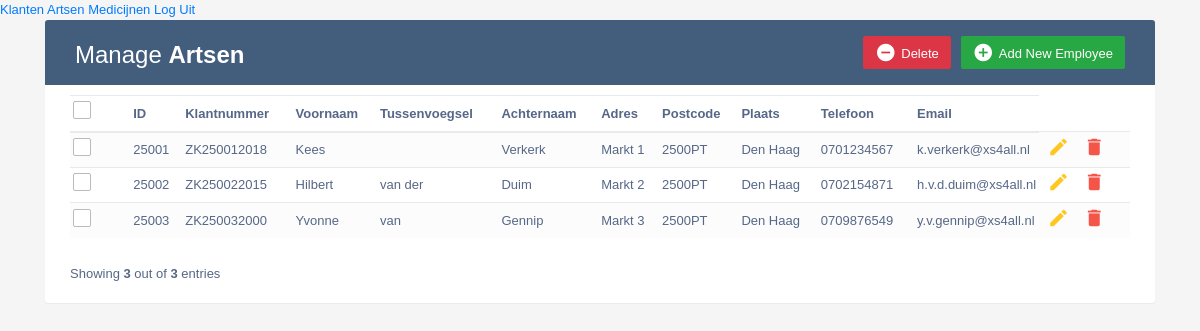
Screenshot of /artsen.php with the database file from the repository.
### tables this page shows
CREATE TABLE `klanten` (
  `id` int(11) NOT NULL,
  `klantnummer` varchar(11) NOT NULL,
  `voornaam` varchar(30) NOT NULL,
  `tussenvoegsel` varchar(30) DEFAULT NULL,
  `achternaam` varchar(30) NOT NULL,
  `straatnaam` varchar(30) NOT NULL,
  `huisnummer` varchar(10) NOT NULL,
  `postcode` varchar(6) NOT NULL,
  `plaats` varchar(20) NOT NULL,
  `telefoon_nummer` varchar(10) NOT NULL,
  `email` varchar(30) NOT NULL
);

### artsen.php (the view, shortened to what this page needs)
<!DOCTYPE html>
<html lang="en">
<head>
    <link rel="stylesheet" href="assets/fonts/varela-round.css">
    <link rel="stylesheet" href="assets/icons/material-icons.css">
    <link rel="stylesheet" href="assets/fonts/font-awesome.min.css">
    <link rel="stylesheet" href="assets/bootstrap/css/bootstrap.min.css">
    <link rel="stylesheet" href="assets/css/crud.css">
</head>
<body>
<div class="vertical-menu">
    <a href="patients.php">Klanten</a>
    <a href="#" class="active">Artsen</a>
    <a href="medicijnen.php">Medicijnen</a>
    <a href="index.php">Log Uit</a>
</div>
<div class="container">
    <div class="table-wrapper">
        <div class="table-title">
            <div class="row">
                <div class="col-sm-6">
                    <h2>Manage <b>Artsen</b></h2>
                </div>
                <div class="col-sm-6">
                    <a href="#addEmployeeModal" class="btn btn-success" data-toggle="modal"><i class="material-icons">&#xE147;</i> <span>Add New Employee</span></a>
                    <a href="#deleteEmployeeModal" class="btn btn-danger" data-toggle="modal"><i class="material-icons">&#xE15C;</i> <span>Delete</span></a>
                </div>
            </div>
        </div>
        <table class="table table-striped table-hover">
            <thead>
            <tr>
                <th>
							<span class="custom-checkbox">
								<label for="selectAll"></label>
							</span>
                </th>
                <th>ID</th>
                <th>Klantnummer</th>
                <th>Voornaam</th>
                <th>Tussenvoegsel</th>
                <th>Achternaam</th>
                <th>Adres</th>
                <th>Postcode</th>
                <th>Plaats</th>
                <th>Telefoon</th>
                <th>Email</th>
            </tr>
            </thead>
            <tbody>
            <?php
            include("dbConnect.php");
            $query = $db->prepare("SELECT * FROM klanten");
            $query->execute();
            $result = $query->fetchAll (PDO::FETCH_ASSOC);
            foreach($result as &$data) {
                $checkbox = $data["id"];
                echo "<tr>";
                echo "<td>
                                    <span class=\"custom-checkbox\">
                                        <input type=\"checkbox\" id=\"$checkbox\" name=\"options[]\" value=\"1\">
                                        <label for=\"$checkbox\"></label>
                                    </span>
                                  </td>";
                echo "<td>" . $data["id"] . "</td>";
                echo "<td>" . $data["klantnummer"] . "</td>";
                echo "<td>" . $data["voornaam"] . "</td>";
                echo "<td>" . $data["tussenvoegsel"] . "</td>";
                echo "<td>" . $data["achternaam"] . "</td>";
                echo "<td>" . $data["straatnaam"] . " " . $data["huisnummer"]. "</td>";
                echo "<td>" . $data["postcode"] . "</td>";
                echo "<td>" . $data["plaats"] . "</td>";
                echo "<td>" . $data["telefoon_nummer"] . "</td>";
                echo "<td>" . $data["email"] . "</td>";
                echo "<td>
                                     <a href=\"#editEmployeeModal\" class=\"edit\" data-toggle=\"modal\"><i class=\"material-icons\" data-toggle=\"tooltip\" title=\"Edit\">&#xE254;</i></a>
                                     <a href=\"#deleteEmployeeModal\" class=\"delete\" data-toggle=\"modal\"><i class=\"material-icons\" data-toggle=\"tooltip\" title=\"Delete\">&#xE872;</i></a>
                                  </td>";
                echo "</tr>";
            }
            ?>
            </tbody>
        </table>
        <div class="clearfix">
            <div class="hint-text">Showing <b>3</b> out of <b>3</b> entries</div>
        </div>
    </div>
</div>
</body>
</html>

### assets/css/crud.css (style rules this page uses)
body { color: #566787; background: #f5f5f5; font-family: 'Varela Round', sans-serif; font-size: 13px; }
.table td, .table th { padding: 0.20rem; }
.table-wrapper { background: #fff; padding: 20px 25px; margin: 0 0; border-radius: 3px; box-shadow: 0 1px 1px rgba(0,0,0,.05); }
.table-title { padding-bottom: 15px; background: #435d7d; color: #fff; padding: 16px 30px; margin: -20px -25px 10px; border-radius: 3px 3px 0 0; }
.table-title h2 { margin: 5px 0 0; font-size: 24px; }
.table-title .btn { color: #fff; float: right; font-size: 13px; border: none; min-width: 50px; border-radius: 2px; border: none; outline: none !important; margin-left: 10px; }
.table-title .btn i { float: left; font-size: 21px; margin-right: 5px; }
.table-title .btn span { float: left; margin-top: 2px; }
table.table tr th, table.table tr td { border-color: #e9e9e9; vertical-align: middle; }
table.table tr th:first-child { width: 60px; }
table.table tr th:last-child { width: 100px; }
table.table-striped tbody tr:nth-of-type(odd) { background-color: #fcfcfc; }
table.table td:last-child i { opacity: 0.9; font-size: 22px; margin: 0 5px; }
table.table td a { font-weight: bold; color: #566787; display: inline-block; text-decoration: none; outline: none !important; }
table.table td a.edit { color: #FFC107; }
table.table td a.delete { color: #F44336; }
table.table td i { font-size: 19px; }
.hint-text { float: left; margin-top: 10px; font-size: 13px; }
.custom-checkbox { position: relative; }
.custom-checkbox label:before { width: 18px; height: 18px; }
.custom-checkbox label:before { content: ''; margin-right: 10px; display: inline-block; vertical-align: text-top; background: white; border: 1px solid #bbb; border-radius: 2px; box-sizing: border-box; z-index: 2; }

### rows the page displays
klanten: id "25001", klantnummer "ZK250012018", voornaam "Kees", achternaam "Verkerk", straatnaam "Markt", huisnummer "1", postcode "2500PT", plaats "Den Haag", telefoon_nummer "0701234567", email "k.verkerk@xs4all.nl"
klanten: id "25002", klantnummer "ZK250022015", voornaam "Hilbert", tussenvoegsel "van der", achternaam "Duim", straatnaam "Markt", huisnummer "2", postcode "2500PT", plaats "Den Haag", telefoon_nummer "0702154871", email "h.v.d.duim@xs4all.nl"
klanten: id "25003", klantnummer "ZK250032000", voornaam "Yvonne", tussenvoegsel "van", achternaam "Gennip", straatnaam "Markt", huisnummer "3", postcode "2500PT", plaats "Den Haag", telefoon_nummer "0709876549", email "y.v.gennip@xs4all.nl"
